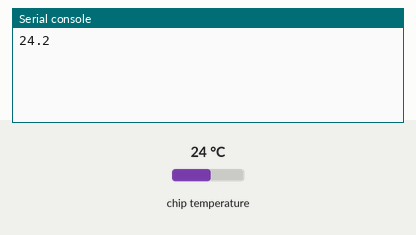
The program below on a simulated Raspberry Pi Pico running MicroPython. Shown: the last lines printed to the serial console. The inputs (shaded band) are chosen by the test bench; at power-on: chip temperature 24 °C.

Above: at 1.2 s.
1.3 s: chip temperature set to 1 °C
At 5.7 s:
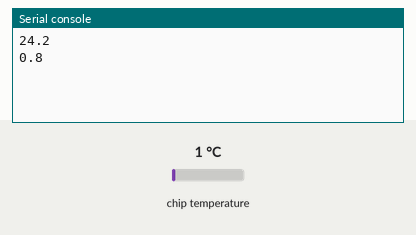
7.3 s: chip temperature set to 11 °C
At 10.7 s:
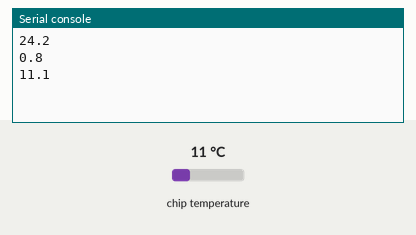
Timing chart, 0 to 12.2 s (numbered marks = the images above; inputs shaded):
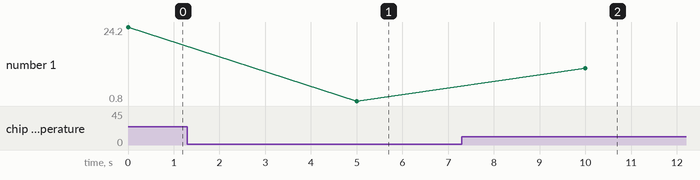

Measured:
- after the input at 1.3 s, the serial console: prints a new line after 3.7 s (image 1)
- after the input at 7.3 s, the serial console: prints a new line after 2.7 s (image 2)
- plotted number 1: 24.2 → 0.8 after the input at 1.3 s, 0.8 → 11.1 after the input at 7.3 s

The program:

PicoSensor.py
```python
'''internal sensor of pico W'''
from machine import ADC
import time
class Temperature:

    def __init__(self):
        adcpin = 4
        self.sensor = ADC(adcpin)

    def ReadTemperature(self):
        adc_value = self.sensor.read_u16()
        volt = (3.3/65535)*adc_value
        temperature = 27 - (volt - 0.706)/0.001721
        # tempF=32 +(9/5)*temperature

        return round(temperature, 1)

def main():
    myTemp=Temperature()
    while True:

        temperature = myTemp.ReadTemperature()
        print(temperature)
        time.sleep(5)
if __name__=='__main__':
    main()
```
